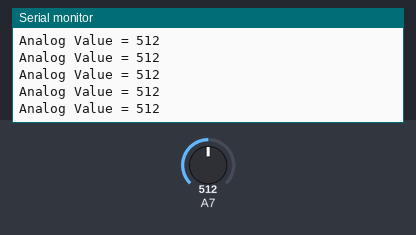
This sketch was run on a simulated Arduino Mega 2560, built with avr-gcc and run on an emulated ATmega2560. Shown: the last lines printed to the serial monitor. The inputs (shaded band) are chosen by the test bench; at power-on: A7 = 512.

Above: at 1.2 s.
1.3 s: A7 set to 111
At 1.9 s:
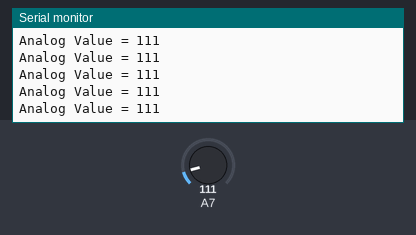
2.8 s: A7 set to 94
At 3.9 s:
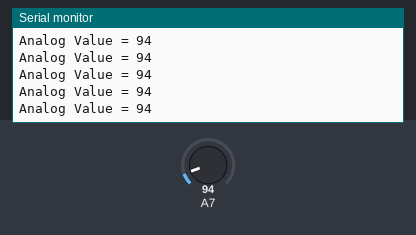
11.8 s: A7 set to 8
At 12.9 s:
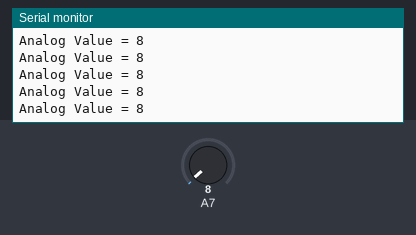
13.3 s: A7 set to 11
At 14.2 s:
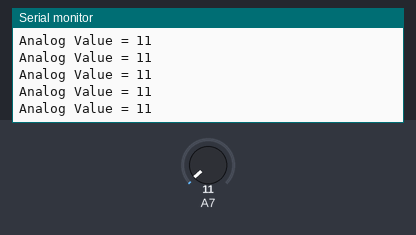
Timing chart, 0 to 15.8 s (numbered marks = the images above; inputs shaded):
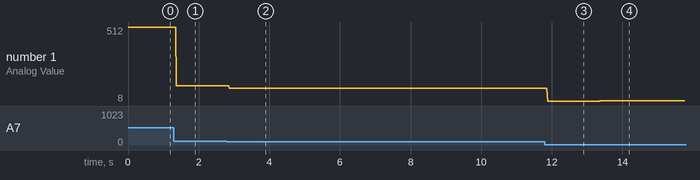

Measured:
- after the input at 1.3 s, the serial monitor: prints a new line after 0.07 s (image 1)
- after the input at 2.8 s, the serial monitor: prints a new line after 0.07 s (image 2)
- after the input at 11.8 s, the serial monitor: prints a new line after 0.08 s (image 3)
- after the input at 13.3 s, the serial monitor: prints a new line after 0.08 s (image 4)
- plotted number 1: 512 → 111 after the input at 1.3 s, 111 → 94 after the input at 2.8 s, 94 → 8 after the input at 11.8 s, 8 → 11 after the input at 13.3 s

The sketch:

sketch.ino
```cpp
#define LDR_PIN 23

void setup(){
    Serial.begin(9600);
}

void loop(){
    int analogValue = analogRead(LDR_PIN);
    Serial.print("Analog Value = ");
    Serial.print(analogValue);
    Serial.println("");
}
```
